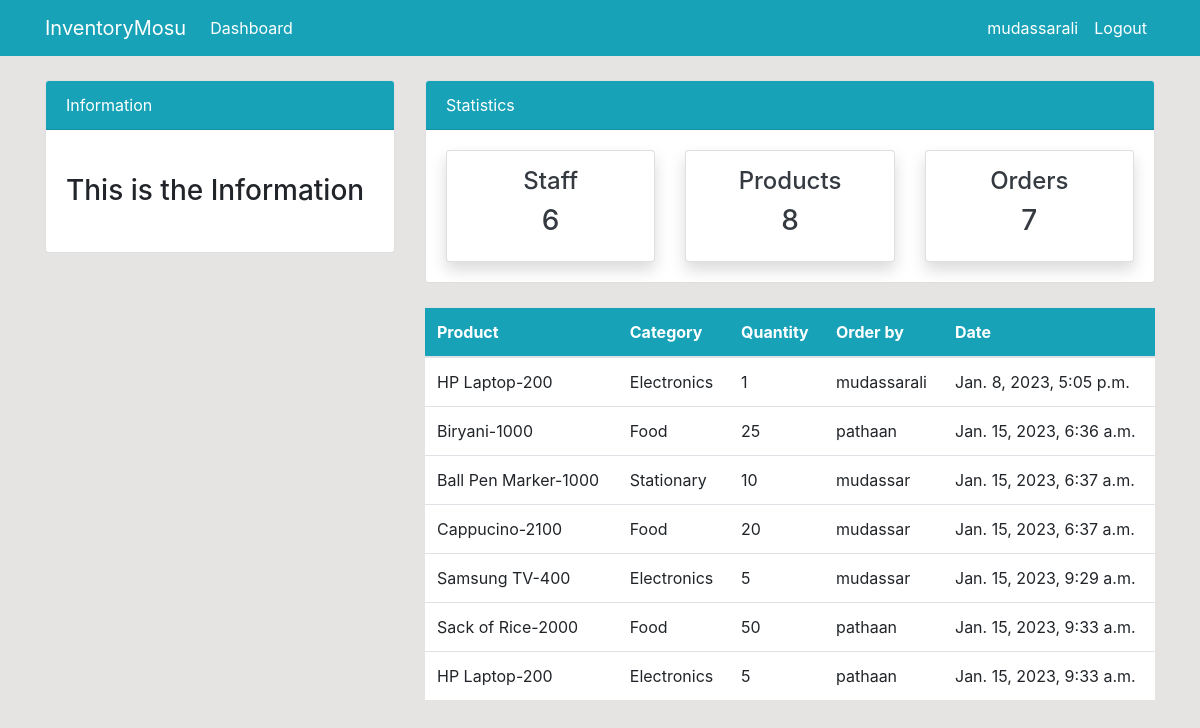
/order/ (signed in), run on the app's committed database.
### dashboard/models.py (models this page shows, shortened)
class Order(models.Model):
    product = models.ForeignKey(Product, on_delete=models.CASCADE, null=True)
    staff = models.ForeignKey(User, models.CASCADE, null=True)
    order_quantity = models.PositiveBigIntegerField(null=True)
    date = models.DateTimeField(auto_now_add=True)

class Product(models.Model):
    name = models.CharField(max_length=100, null=True)
    category = models.CharField(max_length=20, choices=CATEGORY)
    quantity = models.PositiveIntegerField(null=True)
    class Meta:
        verbose_name_plural = 'Staff Product'
    def __str__(self) -> str:
        return f'{self.name}-{self.quantity}'

### dashboard/views.py (the view)
# urls.py: path('order/', views.order, name='dashboard-order'),
@login_required
def order(request):
    orders = Order.objects.all()
    orders_count = orders.count()
    workers_count = User.objects.all().count()
    product_count = Product.objects.all().count()
    context = {
        'order': orders,
        'workers_count': workers_count,
        'orders_count': orders_count,
        'product_count': product_count
    }
    return render(request, 'dashboard/order.html', context)

### templates/dashboard/order.html (shortened to what this page needs)
{% extends 'partials/base.html' %}
{% block content %}
{% include 'partials/topnav.html' %}
<div class="container">
    <div class="row my-4">
        <div class="col-md-4">
        </div>
        <div class="col-md-8">
            <table class="table bg-white">
                <thead class="bg-info">
                    <tr class="text-white">
                        <th scope="col">Product</th>
                        <th scope="col">Category</th>
                        <th scope="col">Quantity</th>
                        <th scope="col">Order by</th>
                        <th scope="col">Date</th>
                    </tr>
                </thead>
                <tbody>
                    {% for orders in order %}
                    <tr>
                        <td>{{ orders.product }}</td>
                        <td>{{ orders.product.category }}</td>
                        <td>{{ orders.order_quantity }}</td>
                        <td>
                            {{ orders.staff.username }}
                        </td>
                        <td>
                            {{ orders.date }}
                        </td>
                    </tr>
                    {% endfor %}
                </tbody>
            </table>
        </div>
    </div>
</div>
{% endblock %}

### templates/partials/nav.html (shortened to what this page needs)
<nav class="navbar navbar-expand-lg navbar-info bg-info">
    {% if user.is_authenticated %}
    <div class="container">
        <a class="navbar-brand text-white" href="{% url 'dashboard-staff' %}">InventoryMosu</a>
        <div class="collapse navbar-collapse" id="navbarSupportedContent">
            <ul class="navbar-nav mr-auto">
                <li class="nav-item active">
                    <a class="nav-link text-white" href="{% url 'dashboard-index' %}">Dashboard </a>
                </li>
            </ul>
            <ul class="navbar-nav ml-auto">
                <li class="nav-item active">
                    <a class="nav-link text-white" href="{% url 'user-profile' %}">{{ user.username }}</a>
                </li>
                <li class="nav-item">
                    <a class="nav-link text-white" href="{% url 'user-logout' %}">Logout</a>
                </li>
            </ul>
            {% endif %}
        </div>
    </div>
</nav>

### static/style.css (style rules this page uses)
body { background: rgb(230, 227, 227); }

### data on the page
Order: product "HP Laptop-200", product.category "Electronics", order_quantity "1", staff.username "mudassarali", date "Jan. 8, 2023, 5:05 p.m."
Order: product "Biryani-1000", product.category "Food", order_quantity "25", staff.username "pathaan", date "Jan. 15, 2023, 6:36 a.m."
Order: product "Ball Pen Marker-1000", product.category "Stationary", order_quantity "10", staff.username "mudassar", date "Jan. 15, 2023, 6:37 a.m."
Order: product "Cappucino-2100", product.category "Food", order_quantity "20", staff.username "mudassar", date "Jan. 15, 2023, 6:37 a.m."
Order: product "Samsung TV-400", product.category "Electronics", order_quantity "5", staff.username "mudassar", date "Jan. 15, 2023, 9:29 a.m."
Order: product "Sack of Rice-2000", product.category "Food", order_quantity "50", staff.username "pathaan", date "Jan. 15, 2023, 9:33 a.m."
Order: product "HP Laptop-200", product.category "Electronics", order_quantity "5", staff.username "pathaan", date "Jan. 15, 2023, 9:33 a.m."

### other printed values
{{ user.username }} "mudassarali"
{{ workers_count }} "6"
{{ product_count }} "8"
{{ orders_count }} "7"
